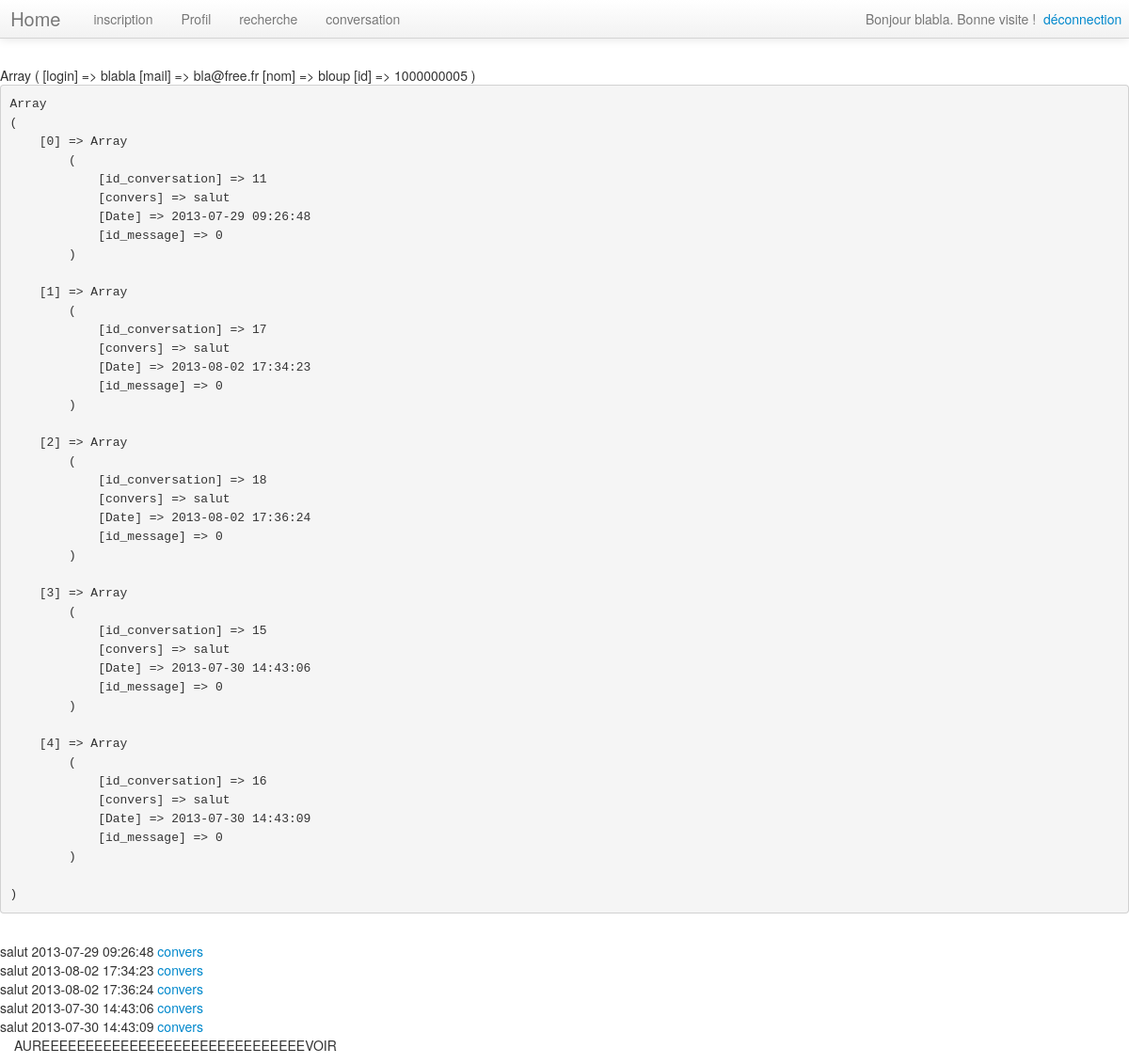
Page /index.php?action=conversation (signed in) on the committed database.
### tables this page shows
CREATE TABLE `conversation` (
  `id_conversation` int(11) NOT NULL AUTO_INCREMENT,
  `convers` text,
  `Date` timestamp NULL DEFAULT NULL,
  `id_message` int(11) NOT NULL,
  PRIMARY KEY (`id_conversation`)
);

### model/back_office.php (called while the page is built, shortened)
<?php
function voir_liste_conversation(){
	$id = $_SESSION['id'];
	$conversation = mysql_query("SELECT conversation.id_conversation, convers, Date, id_message FROM `conversation`
								INNER JOIN utilisateur_has_conversation
								ON conversation.id_conversation = utilisateur_has_conversation.id_conversation
								WHERE utilisateur_has_conversation.id_utilisateur = $id or utilisateur_has_conversation.id_utilisateur2 = $id ");
	$la_conversation = false;
	if ($conversation) {
		while ($row = mysql_fetch_assoc($conversation)){
			$la_conversation[] = $row; }
		 return $la_conversation;
		}else return false;
}
 ?>

### controller/voir_liste_conversation_con.inc.php (called while the page is built, shortened)
<?php
require_once('model/back_office.php');
$liste_conversation = voir_liste_conversation();
?>

### vue/voir_liste_conversation.inc.php (the view, shortened to what this page needs)
<?php
print_r($_SESSION);
echo "<pre>";
print_r($liste_conversation);
echo "</pre><br />";
for ($m = 0; $m<count($liste_conversation);$m++) {
	echo $liste_conversation[$m]['convers'];
	echo $liste_conversation[$m]['Date'];
	$id_convers = $liste_conversation[$m]['id_conversation'];
echo " <a href='?action=voir&id=$id_convers' >convers</a><br /> ";
}
?>
<div class="container">
<p>	AUREEEEEEEEEEEEEEEEEEEEEEEEEEEEEEVOIR</p>

### rows in the picture
conversation: convers "salut", Date "2013-07-29 09:26:48"
conversation: convers "salut", Date "2013-08-02 17:34:23"
conversation: convers "salut", Date "2013-08-02 17:36:24"
conversation: convers "salut", Date "2013-07-30 14:43:06"
conversation: convers "salut", Date "2013-07-30 14:43:09"

### other values in the picture
$_SESSION['login'] "blabla"
